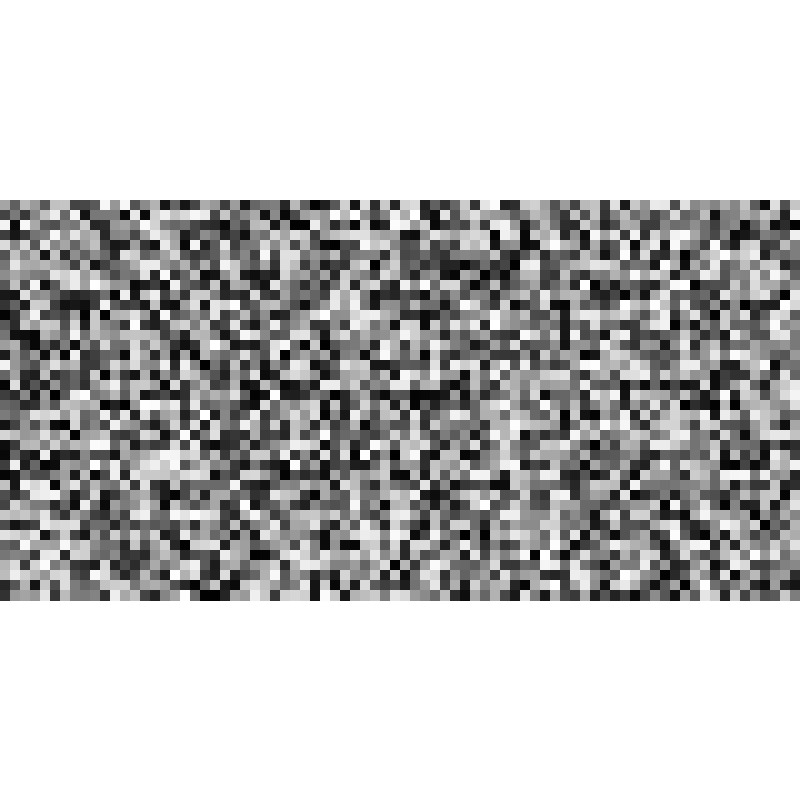
Frame 1 (no input)
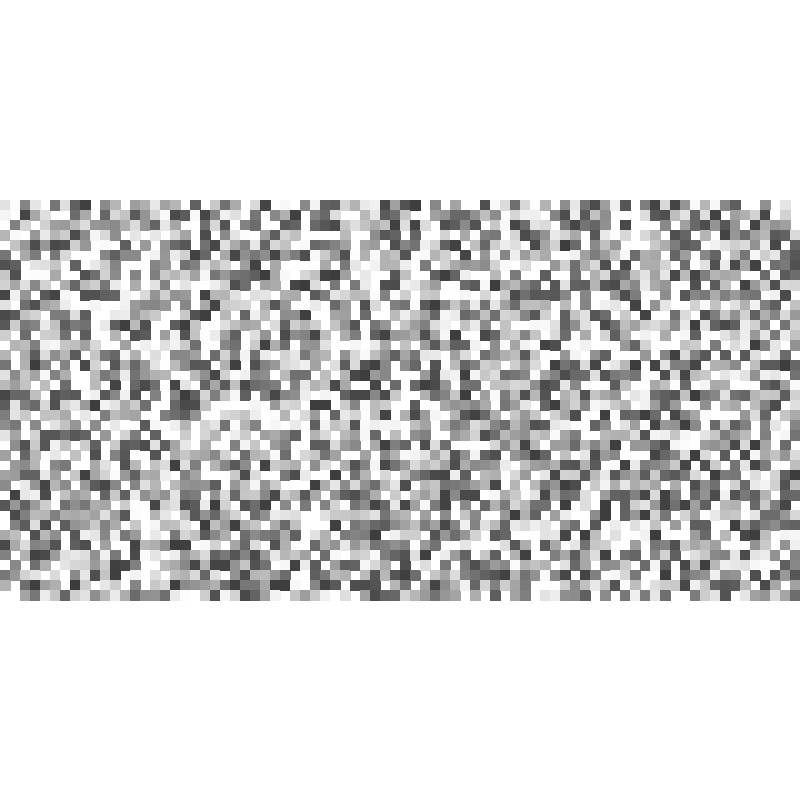
Frame 60 (the mouse pressed at the canvas centre just before this capture)
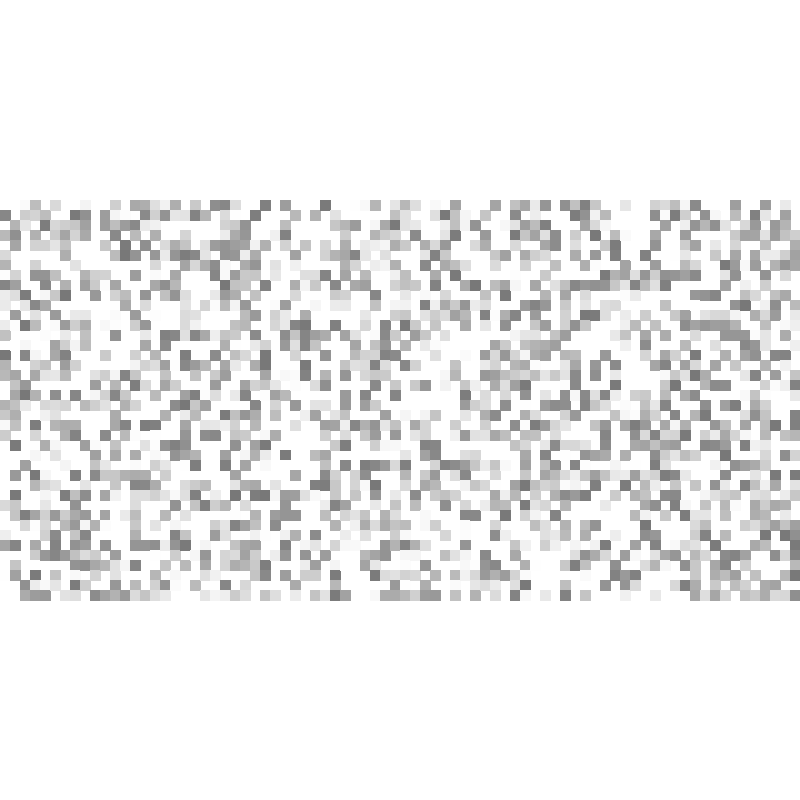
Frame 120 (the mouse held since frame 60 and released just before this capture)

The Processing sketch that drew these frames (run headless with seeded random() and noise(); from frame 60 on, the mouse is pressed at the canvas centre):

// Processing sketch: vaarBeLike
// ── vaarBeLike.pde
import java.util.ArrayList;

void setup(){
   size(800, 800);
   f = width/s;
   reset();
}
int s  = 10;
float f;
ArrayList<Boks> l;
ArrayList<Boks> ferdige;
void draw() {
  ArrayList<Boks> slettes = new ArrayList<Boks>();
  for(Boks b : l) {
    b.farge = int(random(frameCount, 256));
    fill(b.farge);
    stroke(b.farge);
    if(b.farge >= 255) {
       slettes.add(b);//l.remove(b); 
    }
    
    rect(b.x, b.y, b.str, b.str);
  }
  
  for(Boks b : slettes) {
     ferdige.add(b);
     l.remove(b); 
  }
  
  if(l.size() == 0) {
    
    println("Ferdig");
    reset();
  }
}

void reset() {
  background(255);
  l = new ArrayList<Boks>();
  ferdige = new ArrayList<Boks>();
   frameCount = 0;
   
   for(int i = 0; i < width; i += s) {
     for(int j = height/4; j < height/2 + height/4; j += s) {  
       Boks ny = new Boks(i, j);
       l.add(ny);
     }
  }
}

void mouseClicked() {
  reset();
}

class Boks {
   float x, y;
   int farge;
   int str = s;
   Boks(float x, float y) {
   this.x = x;
   this.y = y;
 }
}
